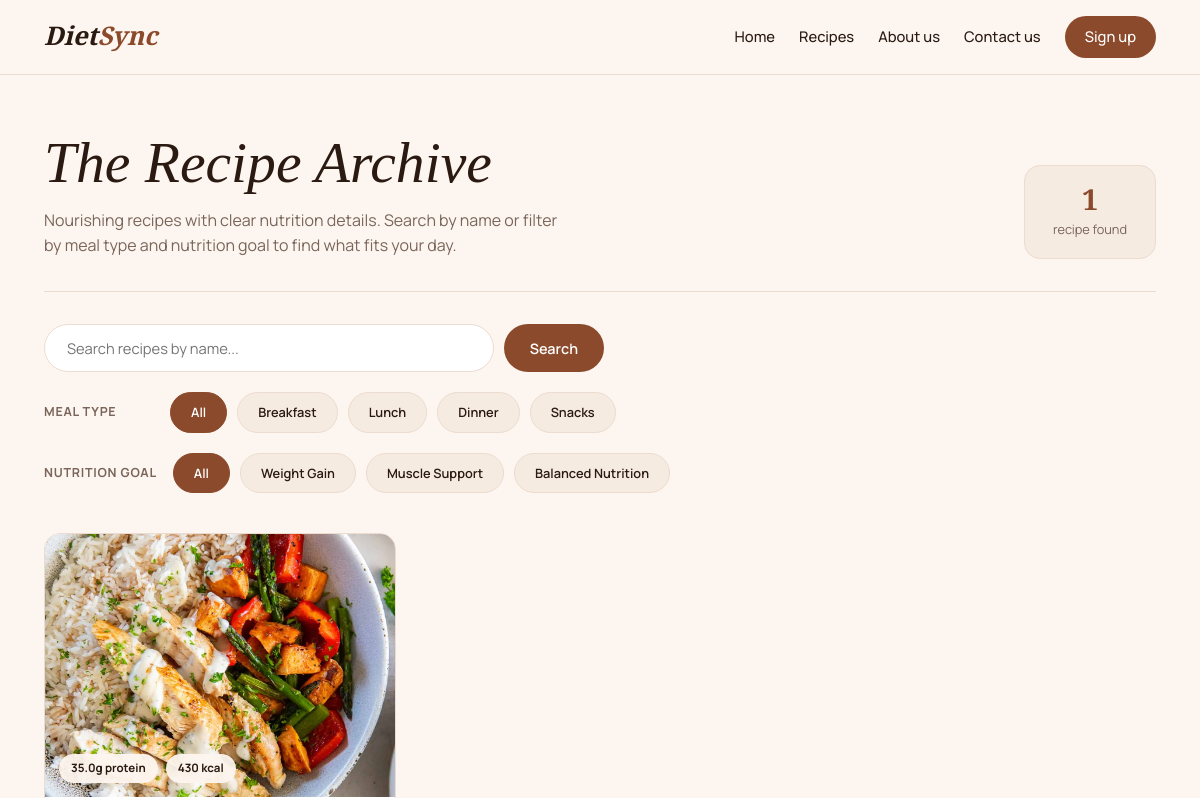
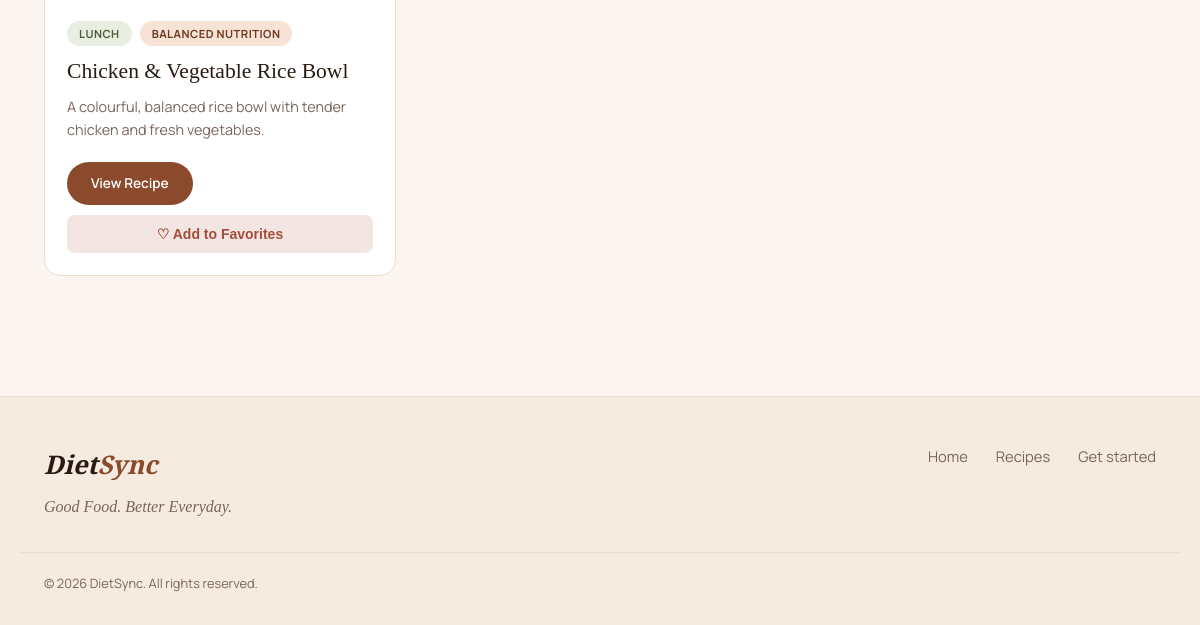
Before: /recipes/ with the older database file (2 pictures, top to bottom).
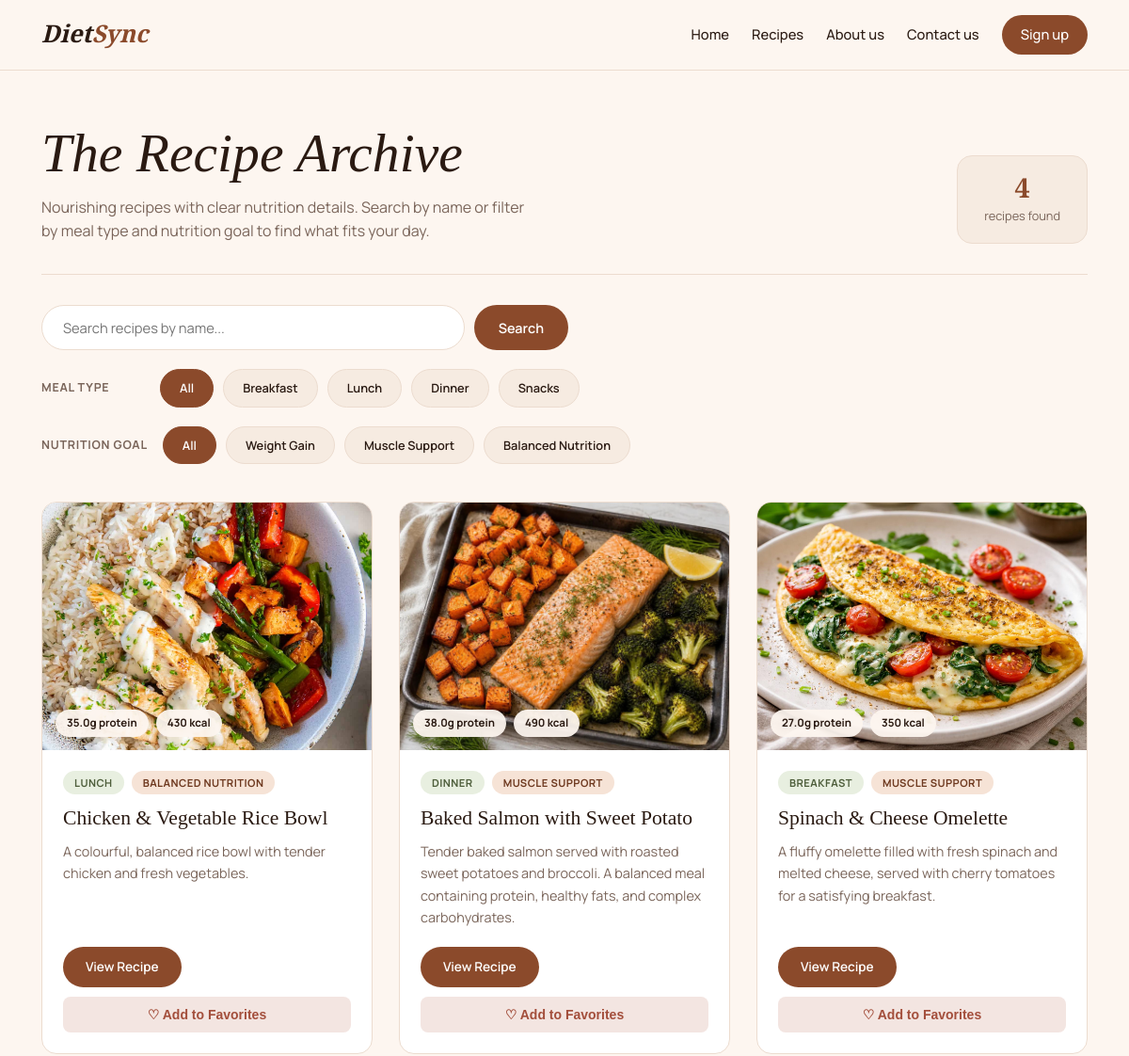
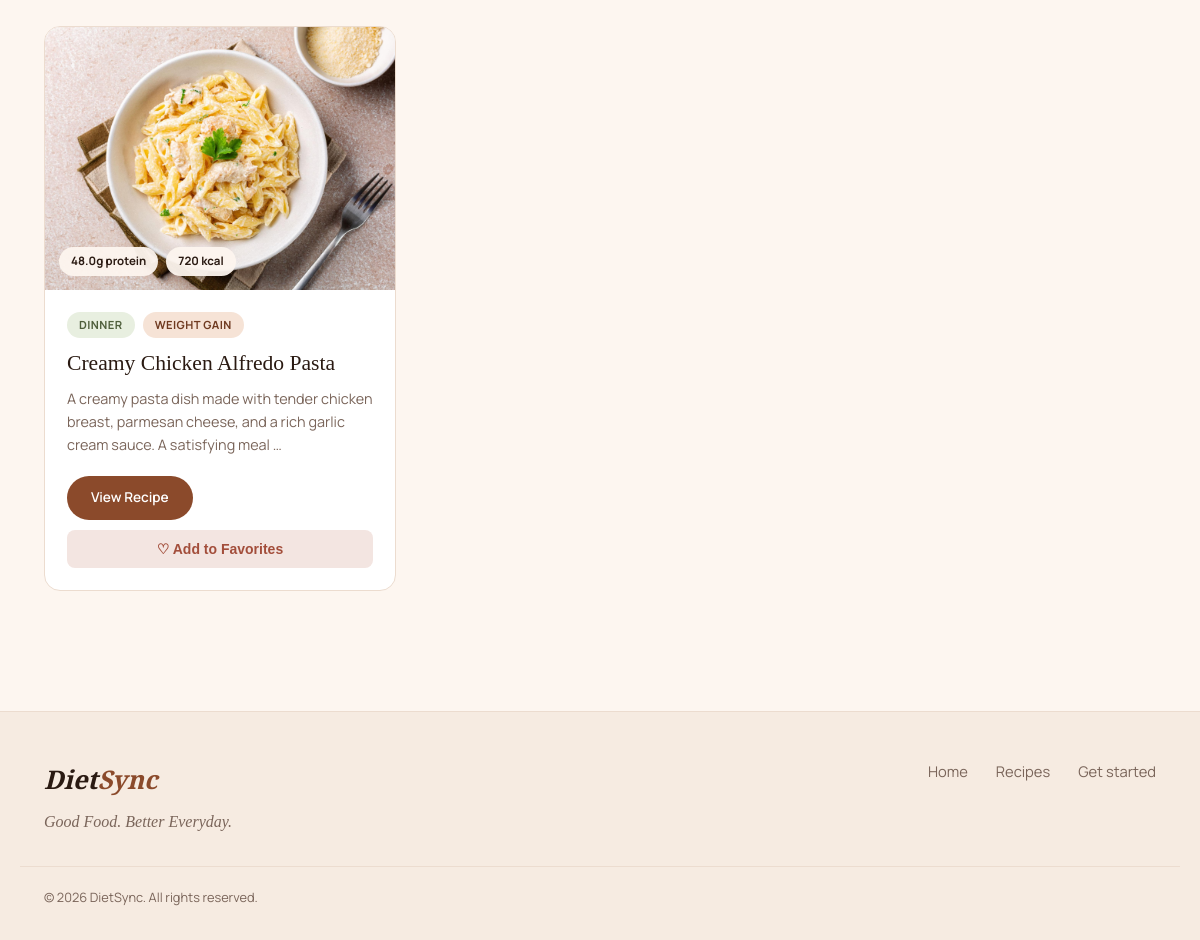
After: the same page with the newer database file (2 pictures, top to bottom).
### core/models.py (models this page shows, shortened)
class Recipe(models.Model):
    MEAL_TYPES = [
        ("breakfast", "Breakfast"),
        ("lunch", "Lunch"),
        ("dinner", "Dinner"),
        ("snack", "Snacks"),
    ]
    CATEGORIES = [
        ("weight_gain", "Weight Gain"),
        ("muscle_support", "Muscle Support"),
        ("balanced", "Balanced Nutrition"),
    ]
    title = models.CharField(max_length=200)
    description = models.TextField()
    image = models.ImageField(upload_to="recipes/")
    ingredients = models.TextField()
    instructions = models.TextField()
    calories = models.IntegerField(blank=True, null=True)
    protein = models.FloatField(blank=True, null=True)
    carbs = models.FloatField(blank=True, null=True)
    fat = models.FloatField(blank=True, null=True)
    is_featured = models.BooleanField(default=False)
    created_at = models.DateTimeField(auto_now_add=True)
    meal_type = models.CharField(max_length=20, choices=MEAL_TYPES, blank=True)
    nutrition_category = models.CharField(max_length=20, choices=CATEGORIES, blank=True)
    class Meta:
        permissions = [
            ("can_manage_recipes", "Can manage recipes"),
            ("can_feature_recipes", "Can feature recipes"),
            ("can_view_all_recipes", "Can view all recipes"),
        ]
    is_deleted = models.BooleanField(default=False)
    deleted_at = models.DateTimeField(null=True, blank=True)
    objects = RecipeManager()
    all_objects = models.Manager()

### core/views.py (the view)
# urls.py: path("recipes/", recipes_view, name="recipes"),
def recipes_view(request):
    recipes = Recipe.objects.all()
    q = request.GET.get("q", "")
    meal_type = request.GET.get("meal_type", "")
    nutrition = request.GET.get("nutrition", "")
    if q:
        recipes = recipes.filter(title__icontains=q)
    if meal_type:
        recipes = recipes.filter(meal_type=meal_type)
    if nutrition:
        recipes = recipes.filter(nutrition_category=nutrition)
    return render(request, "recipes.html", {"recipes": recipes,"q": q,"meal_type": meal_type,"nutrition": nutrition,"meal_types": Recipe.MEAL_TYPES,"nutrition_categories": Recipe.CATEGORIES,})

### core/models.py (called while the page is built)
    def get_queryset(self):
        return super().get_queryset().filter(is_deleted=False)

### core/templates/recipes.html (shortened to what this page needs)
{% extends "core_base.html" %}
{% load static %}
{% block extra_css %}
<link rel="stylesheet" href="{% static 'css/recipes.css' %}">
{% endblock %}
{% block content %}
<section class="recipes-page">
<div class="rp-container">
<div class="rp-header">
<div class="rp-header-text">
<h1>The Recipe Archive</h1>
<p>Nourishing recipes with clear nutrition details. Search by name or filter by meal type and nutrition goal to find what fits your day.</p>
</div>
<div class="rp-count">
<strong>{{ recipes|length }}</strong>
<span>{{ recipes|length|pluralize:"recipe,recipes" }} found</span>
</div>
</div>
<div class="rp-controls">
<form method="get" action="{% url 'recipes' %}" class="rp-search">
<input type="text" name="q" value="{{ q }}" placeholder="Search recipes by name...">
<button type="submit">Search</button>
</form>
<div class="rp-filter-group">
<span class="rp-filter-label">Meal type</span>
<div class="rp-pills">
<a href="{% url 'recipes' %}?q={{ q|urlencode }}&nutrition={{ nutrition }}" class="rp-pill {% if not meal_type %}active{% endif %}">All</a>
{% for value, label in meal_types %}
<a href="{% url 'recipes' %}?q={{ q|urlencode }}&meal_type={{ value }}&nutrition={{ nutrition }}" class="rp-pill {% if meal_type == value %}active{% endif %}">{{ label }}</a>
{% endfor %}
</div>
</div>
<div class="rp-filter-group">
<span class="rp-filter-label">Nutrition goal</span>
<div class="rp-pills">
<a href="{% url 'recipes' %}?q={{ q|urlencode }}&meal_type={{ meal_type }}" class="rp-pill {% if not nutrition %}active{% endif %}">All</a>
{% for value, label in nutrition_categories %}
<a href="{% url 'recipes' %}?q={{ q|urlencode }}&meal_type={{ meal_type }}&nutrition={{ value }}" class="rp-pill {% if nutrition == value %}active{% endif %}">{{ label }}</a>
{% endfor %}
</div>
</div>
</div>
{% if recipes %}
<div class="rp-grid">
{% for recipe in recipes %}
<article class="rp-card">
<div class="rp-media">
{% if recipe.image %}
<img src="{{ recipe.image.url }}" alt="{{ recipe.title }}">
{% else %}
<div class="rp-media-blank"></div>
{% endif %}
<div class="rp-chips">
{% if recipe.protein %}<span>{{ recipe.protein }}g protein</span>{% endif %}
{% if recipe.calories %}<span>{{ recipe.calories }} kcal</span>{% endif %}
</div>
</div>
<div class="rp-body">
<div class="rp-tags">
{% if recipe.meal_type %}<span class="rp-tag">{{ recipe.get_meal_type_display }}</span>{% endif %}
{% if recipe.nutrition_category %}<span class="rp-tag rp-tag-alt">{{ recipe.get_nutrition_category_display }}</span>{% endif %}
</div>
<h3>{{ recipe.title }}</h3>
<p class="rp-desc">{{ recipe.description|truncatewords:20 }}</p>
<a href="{% url 'recipe_detail' recipe.pk %}" class="rp-btn">View Recipe</a>
<form method="POST" action="{% url 'favorite_toggle' recipe.id %}">
    <button type="submit" class="favorite-button">
    &#9825; Add to Favorites
</button>
</form>
</div>
</article>
{% endfor %}
</div>
{% else %}
<div class="rp-empty">
<h3>No recipes match your search</h3>
<p>Try a different name or clear the filters to see all recipes.</p>
<a href="{% url 'recipes' %}" class="rp-btn">Clear filters</a>
</div>
{% endif %}
</div>
</section>
{% endblock %}

### core/templates/core_base.html (shortened to what this page needs)
{% load static %}
<!DOCTYPE html>
<html lang="en">
<head>
<link rel="stylesheet" href="{% static 'css/base.css' %}">
{% block extra_css %}{% endblock %}
</head>
<body>
<header class="site-header">
<div class="site-header-inner">
<a href="/" class="logo">Diet<span>Sync</span></a>
<nav class="site-nav">
<a href="/">Home</a>
<a href="{% url 'recipes' %}">Recipes</a>
<a href="{% url 'about' %}">About us</a>
<a href="{% url 'contact' %}">Contact us</a>
    {% if user.is_authenticated %}
        <a href="/accounts/logout/">Log out</a>
        <a href="/dashboard/">Dashboard</a>
    {% else %}
        <a href="/accounts/register/" class="nav-btn">Sign up</a>
    {% endif %}
</nav>
</div>
</header>
<main>
{% block content %}{% endblock %}
</main>
<footer class="site-footer">
<div class="site-footer-inner">
<div class="footer-brand">
<a href="/" class="logo">Diet<span>Sync</span></a>
<p>Good Food. Better Everyday.</p>
</div>
<div class="footer-links">
<a href="/">Home</a>
<a href="/recipes/">Recipes</a>
<a href="/accounts/register/">Get started</a>
</div>
</div>
<div class="footer-bottom">
<p>&copy; 2026 DietSync. All rights reserved.</p>
</div>
</footer>
</body>
</html>

### core/static/css/base.css (style rules this page uses)
:root { --bg: #fdf6f0; --bg-soft: #f6ebe1; --surface: #ffffff; --brown: #8b4a2b; --brown-dark: #6f3a20; --text: #2a1a12; --muted: #7a655a; --line: #ecdccf; --radius: 16px; }
* { box-sizing: border-box; margin: 0; padding: 0; }
html { scroll-behavior: smooth; }
body { font-family: "Manrope", sans-serif; background: var(--bg); color: var(--text); line-height: 1.6; }
a { color: inherit; text-decoration: none; }
img { max-width: 100%; display: block; }
.site-header { position: sticky; top: 0; z-index: 50; background: rgba(253, 246, 240, 0.92); backdrop-filter: blur(8px); border-bottom: 1px solid var(--line); }
.site-header-inner { max-width: 1160px; margin: 0 auto; padding: 16px 24px; display: flex; align-items: center; justify-content: space-between; }
.logo { font-family: "Playfair Display", serif; font-size: 1.6rem; font-weight: 600; font-style: italic; }
.logo span { color: var(--brown); }
.site-nav { display: flex; align-items: center; gap: 24px; font-size: 0.92rem; font-weight: 500; }
.site-nav a { transition: color 0.25s ease; }
.site-nav .nav-btn { background: var(--brown); color: #fff; padding: 9px 20px; border-radius: 999px; transition: background 0.25s ease; }
.site-footer { background: var(--bg-soft); border-top: 1px solid var(--line); margin-top: 40px; }
.site-footer-inner { max-width: 1160px; margin: 0 auto; padding: 48px 24px 32px; display: flex; justify-content: space-between; gap: 32px; flex-wrap: wrap; }
.footer-brand p { margin-top: 8px; color: var(--muted); font-family: "Playfair Display", serif; font-style: italic; }
.footer-links { display: flex; gap: 28px; font-size: 0.92rem; color: var(--muted); }
.footer-bottom { max-width: 1160px; margin: 0 auto; padding: 20px 24px 32px; border-top: 1px solid var(--line); font-size: 0.8rem; color: var(--muted); }

Changed rows visible on the page:
added Recipe: image (picture), protein "38.0", calories "490", meal_type "DINNER", nutrition_category "MUSCLE SUPPORT", title "Baked Salmon with Sweet Potato", description "Tender baked salmon served with roasted sweet potatoes and broccoli. A balanced meal containing protein, healthy fats, and complex carbohydrates."
added Recipe: image (picture), protein "27.0", calories "350", meal_type "BREAKFAST", nutrition_category "MUSCLE SUPPORT", title "Spinach & Cheese Omelette", description "A fluffy omelette filled with fresh spinach and melted cheese, served with cherry tomatoes for a satisfying breakfast."
added Recipe: image (picture), protein "48.0", calories "720", meal_type "DINNER", nutrition_category "WEIGHT GAIN", title "Creamy Chicken Alfredo Pasta", description "A creamy pasta dish made with tender chicken breast, parmesan cheese, and a rich garlic cream sauce. A satisfying meal …"
Other visible differences:
{{ recipes|length }}: "1" → "4"
